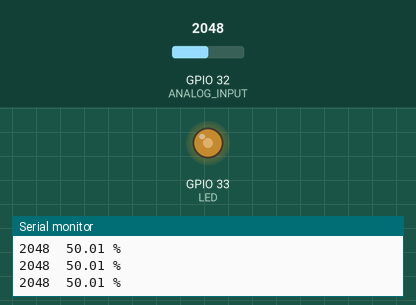
A sketch run on a simulated ESP32. Parts: output pins drawn as LEDs (lit = HIGH), the last lines printed to the serial monitor. Inputs (shaded band) come from the test bench; at power-on: GPIO 32 (ANALOG_INPUT) = 2048.

Above: at 1.2 s.
1.3 s: GPIO 32 (ANALOG_INPUT) set to 2866
At 2.3 s:
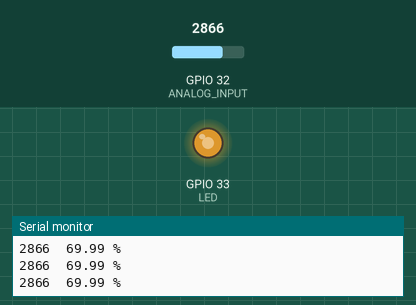
2.8 s: GPIO 32 (ANALOG_INPUT) set to 3603
At 3.5 s:
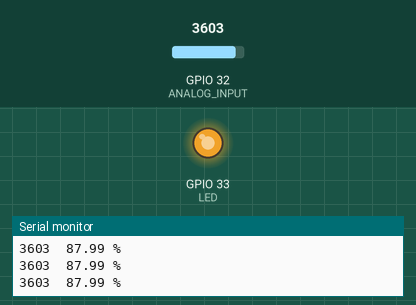
4.3 s: GPIO 32 (ANALOG_INPUT) set to 491
At 4.8 s:
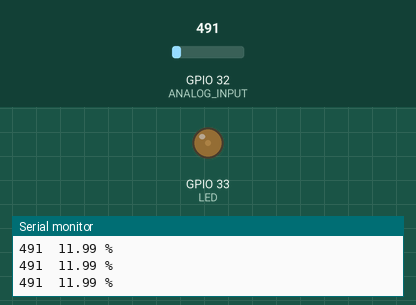
5.8 s: GPIO 32 (ANALOG_INPUT) set to 0
At 6.1 s:
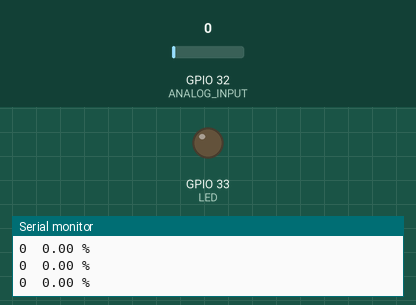
Timing chart, 0 to 8.3 s (numbered marks = the images above; inputs shaded):
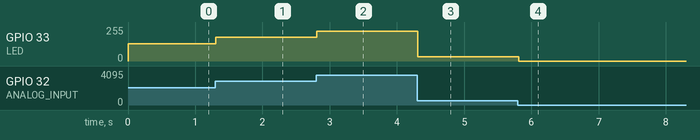

Measured:
- after the input at 1.3 s, GPIO 33 (LED): 128/255 → 178/255 at once
- after the input at 2.8 s, GPIO 33 (LED): 178/255 → 224/255 at once
- after the input at 4.3 s, GPIO 33 (LED): 224/255 → 31/255 at once
- after the input at 5.8 s, GPIO 33 (LED): 31/255 → 0/255 at once

The sketch:

4_Analog_IO.ino
```cpp
/*
  Developed by Prashant Kumar - https://www.linkedin.com/in/prashant-kumar-21b012154/
  Project: IBMM | NodeMCU ESP32 Tutorials
  Embedded System and Robotics Research Group - https://electronicscu.wixsite.com/research

  GitHub - https://github.com/cubleresearch/NodeMCU_ESP32_Tutorials
  YouTube - https://youtu.be/eDHIU5-mEkA

  Upload date: 11 July 2018

  Analog I/O

  Board: MH-ET LIVE ESP32 DEVKIT
  MCU: NodeMCU ESP32-WROOM-32 - https://www.espressif.com/en/esp-wroom-32/resources
  Reference_0: https://github.com/espressif/arduino-esp32/blob/master/cores/esp32/esp32-hal-ledc.h
  Reference_1: https://esp-idf.readthedocs.io/en/latest/api-reference/peripherals/ledc.html#

  Reads analog input value (12 bit precision)using one of the GPIO pins from a potentiometer
  and changes brightness of LED.

  NOTE: Connect external LED  +ve to GPIO 33 and -ve to GND
        Connect one of the side pin of potentiometer to 3.3V and another side pin to
        GND, connect middle pin to GPIO 32
 */

#define LED_CHANNEL 0 // channel to use for controlling brightness of LED
#define LED_PRECISION 12 // 12 bit precision for controlling brightness of LED Range:0 - 4095
#define LED_BASE_FREQUENCY 5000 // frequency of the signal
// to learn more about LED PWM control visit https://esp-idf.readthedocs.io/en/latest/api-reference/pdderipherals/ledc.html#

#define LED 33 // pin connected to +ve of LED
#define ANALOG_INPUT 32 // pin that will read anlog input

void setup() {
  Serial.begin(9600);
  Serial.print("\nInitializing LED brightness control...");

  // set up ledc configuration
  ledcSetup(LED_CHANNEL, LED_BASE_FREQUENCY, LED_PRECISION);
  ledcAttachPin(LED, LED_CHANNEL);// attach pin of LED to channel to pass PWM signal

  // set analog input pin
  pinMode(ANALOG_INPUT, ANALOG);
  Serial.println("Done");
}

void loop() {
  // read analog input
  int value = analogRead(ANALOG_INPUT); // return analog input in range 0 - 4095 (default)
  Serial.print(value);
  float f = float(value) / 4095 * 100;
  Serial.print("  ");
  Serial.print(f);
  Serial.println(" %");

  //write duty cycle to LED
  ledcWrite(LED_CHANNEL, value);

  delay(100);
}
```
